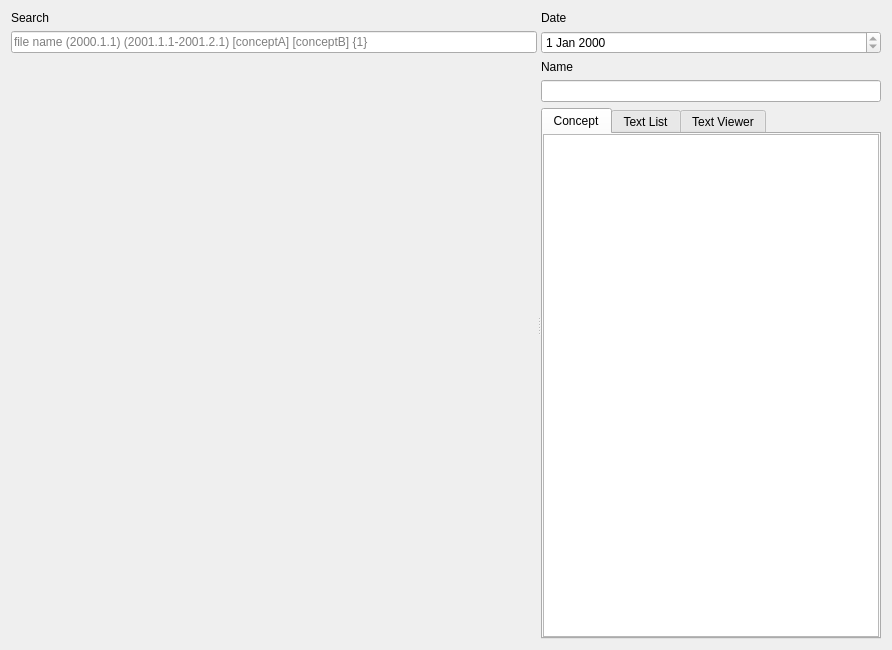
<?xml version="1.0" encoding="UTF-8"?>
<ui version="4.0">
 <class>Library</class>
 <widget class="QWidget" name="Library">
  <property name="geometry">
   <rect>
    <x>0</x>
    <y>0</y>
    <width>892</width>
    <height>650</height>
   </rect>
  </property>
  <property name="minimumSize">
   <size>
    <width>0</width>
    <height>650</height>
   </size>
  </property>
  <property name="windowTitle">
   <string>Library</string>
  </property>
  <layout class="QHBoxLayout" name="horizontalLayout_3">
   <item>
    <widget class="QSplitter" name="splitter">
     <property name="orientation">
      <enum>Qt::Horizontal</enum>
     </property>
     <widget class="QWidget" name="layoutWidget">
      <layout class="QVBoxLayout" name="verticalLayout">
       <item>
        <widget class="QLabel" name="label">
         <property name="text">
          <string>Search</string>
         </property>
        </widget>
       </item>
       <item>
        <widget class="QLineEdit" name="lineEdit_search">
         <property name="minimumSize">
          <size>
           <width>465</width>
           <height>0</height>
          </size>
         </property>
         <property name="placeholderText">
          <string>file name (2000.1.1) (2001.1.1-2001.2.1) [conceptA] [conceptB] {1}</string>
         </property>
        </widget>
       </item>
       <item>
        <widget class="FileTab" name="fileTab" native="true">
         <property name="sizePolicy">
          <sizepolicy hsizetype="Preferred" vsizetype="MinimumExpanding">
           <horstretch>0</horstretch>
           <verstretch>0</verstretch>
          </sizepolicy>
         </property>
        </widget>
       </item>
      </layout>
     </widget>
     <widget class="QWidget" name="layoutWidget2">
      <layout class="QVBoxLayout" name="verticalLayout_2">
       <item>
        <widget class="QLabel" name="label_date">
         <property name="text">
          <string>Date</string>
         </property>
        </widget>
       </item>
       <item>
        <widget class="QDateEdit" name="dateEdit">
         <property name="readOnly">
          <bool>true</bool>
         </property>
        </widget>
       </item>
       <item>
        <widget class="QLabel" name="label_name">
         <property name="text">
          <string>Name</string>
         </property>
        </widget>
       </item>
       <item>
        <widget class="QLineEdit" name="lineEdit_name"/>
       </item>
       <item>
        <widget class="QTabWidget" name="tabWidget">
         <property name="sizePolicy">
          <sizepolicy hsizetype="Expanding" vsizetype="MinimumExpanding">
           <horstretch>0</horstretch>
           <verstretch>0</verstretch>
          </sizepolicy>
         </property>
         <property name="minimumSize">
          <size>
           <width>300</width>
           <height>0</height>
          </size>
         </property>
         <property name="tabPosition">
          <enum>QTabWidget::North</enum>
         </property>
         <property name="currentIndex">
          <number>0</number>
         </property>
         <widget class="QWidget" name="tab_concept">
          <attribute name="title">
           <string>Concept</string>
          </attribute>
          <layout class="QHBoxLayout" name="horizontalLayout">
           <property name="spacing">
            <number>0</number>
           </property>
           <property name="leftMargin">
            <number>0</number>
           </property>
           <property name="topMargin">
            <number>0</number>
           </property>
           <property name="rightMargin">
            <number>0</number>
           </property>
           <property name="bottomMargin">
            <number>0</number>
           </property>
           <item>
            <widget class="ConceptTable" name="conceptTable">
             <property name="sizePolicy">
              <sizepolicy hsizetype="Expanding" vsizetype="MinimumExpanding">
               <horstretch>0</horstretch>
               <verstretch>0</verstretch>
              </sizepolicy>
             </property>
            </widget>
           </item>
          </layout>
         </widget>
         <widget class="QWidget" name="tab_textlist">
          <attribute name="title">
           <string>Text List</string>
          </attribute>
          <layout class="QHBoxLayout" name="horizontalLayout_4">
           <property name="spacing">
            <number>0</number>
           </property>
           <property name="leftMargin">
            <number>0</number>
           </property>
           <property name="topMargin">
            <number>0</number>
           </property>
           <property name="rightMargin">
            <number>0</number>
           </property>
           <property name="bottomMargin">
            <number>0</number>
           </property>
           <item>
            <widget class="TextList" name="textList"/>
           </item>
          </layout>
         </widget>
         <widget class="QWidget" name="tab_textviewer">
          <attribute name="title">
           <string>Text Viewer</string>
          </attribute>
          <layout class="QHBoxLayout" name="horizontalLayout_2">
           <property name="spacing">
            <number>0</number>
           </property>
           <property name="leftMargin">
            <number>0</number>
           </property>
           <property name="topMargin">
            <number>0</number>
           </property>
           <property name="rightMargin">
            <number>0</number>
           </property>
           <property name="bottomMargin">
            <number>0</number>
           </property>
           <item>
            <widget class="MarkdownViewer" name="textViewer">
             <property name="openExternalLinks">
              <bool>true</bool>
             </property>
            </widget>
           </item>
          </layout>
         </widget>
        </widget>
       </item>
      </layout>
     </widget>
    </widget>
   </item>
  </layout>
  <action name="actionDelete">
   <property name="text">
    <string>Delete</string>
   </property>
   <property name="shortcut">
    <string>Del</string>
   </property>
  </action>
  <action name="actionSearch_File">
   <property name="text">
    <string>Search File</string>
   </property>
   <property name="shortcut">
    <string>Ctrl+Q</string>
   </property>
  </action>
 </widget>
 <customwidgets>
  <customwidget>
   <class>FileTab</class>
   <extends>QWidget</extends>
   <header>widget</header>
   <container>1</container>
  </customwidget>
  <customwidget>
   <class>ConceptTable</class>
   <extends>QTableWidget</extends>
   <header>widget</header>
  </customwidget>
  <customwidget>
   <class>TextList</class>
   <extends>QListWidget</extends>
   <header>widget</header>
  </customwidget>
  <customwidget>
   <class>MarkdownViewer</class>
   <extends>QTextBrowser</extends>
   <header>DTWidget</header>
  </customwidget>
 </customwidgets>
 <resources>
  <include location="../../Program/Python/Lib/site-packages/DTPySide/DT.qrc"/>
 </resources>
 <connections/>
</ui>
